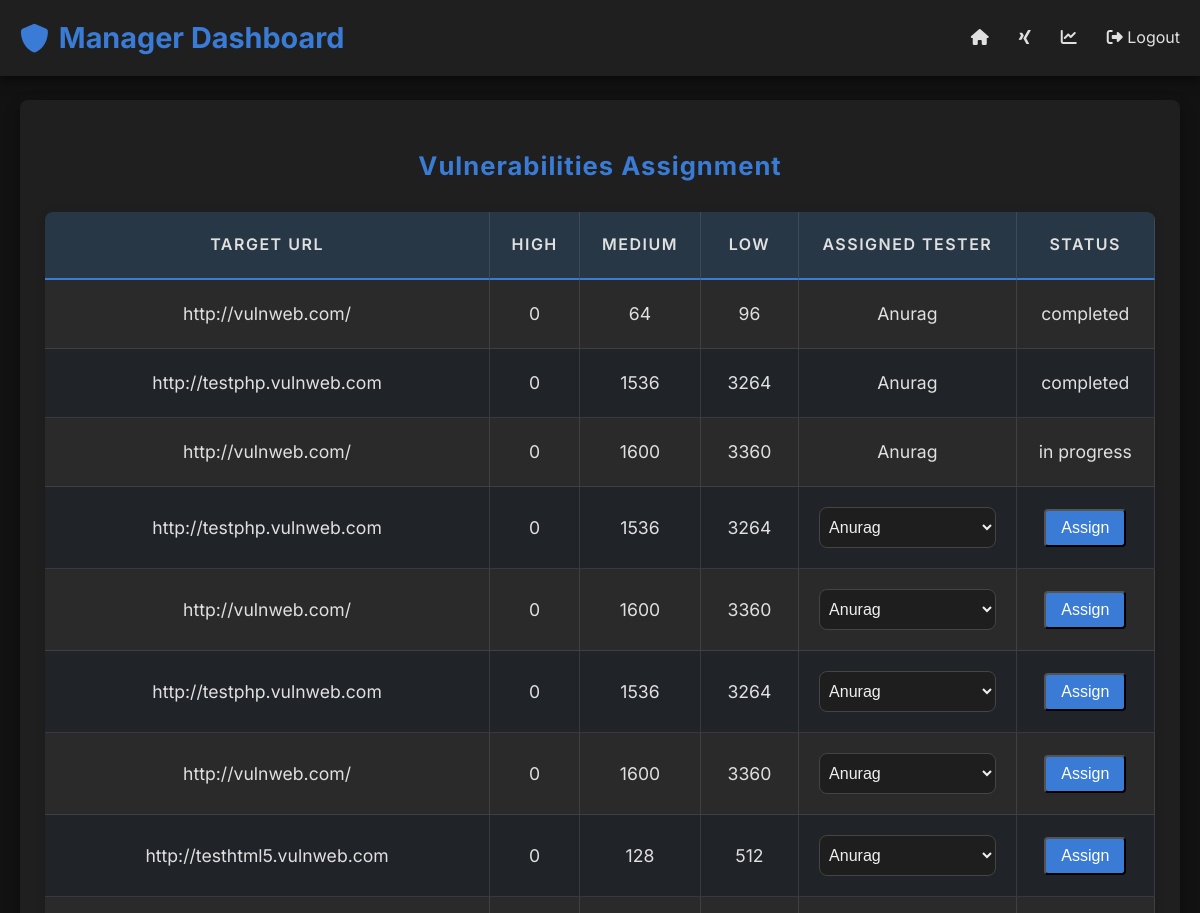
The page /user/1 (signed in, upper part) on the database as committed earlier.
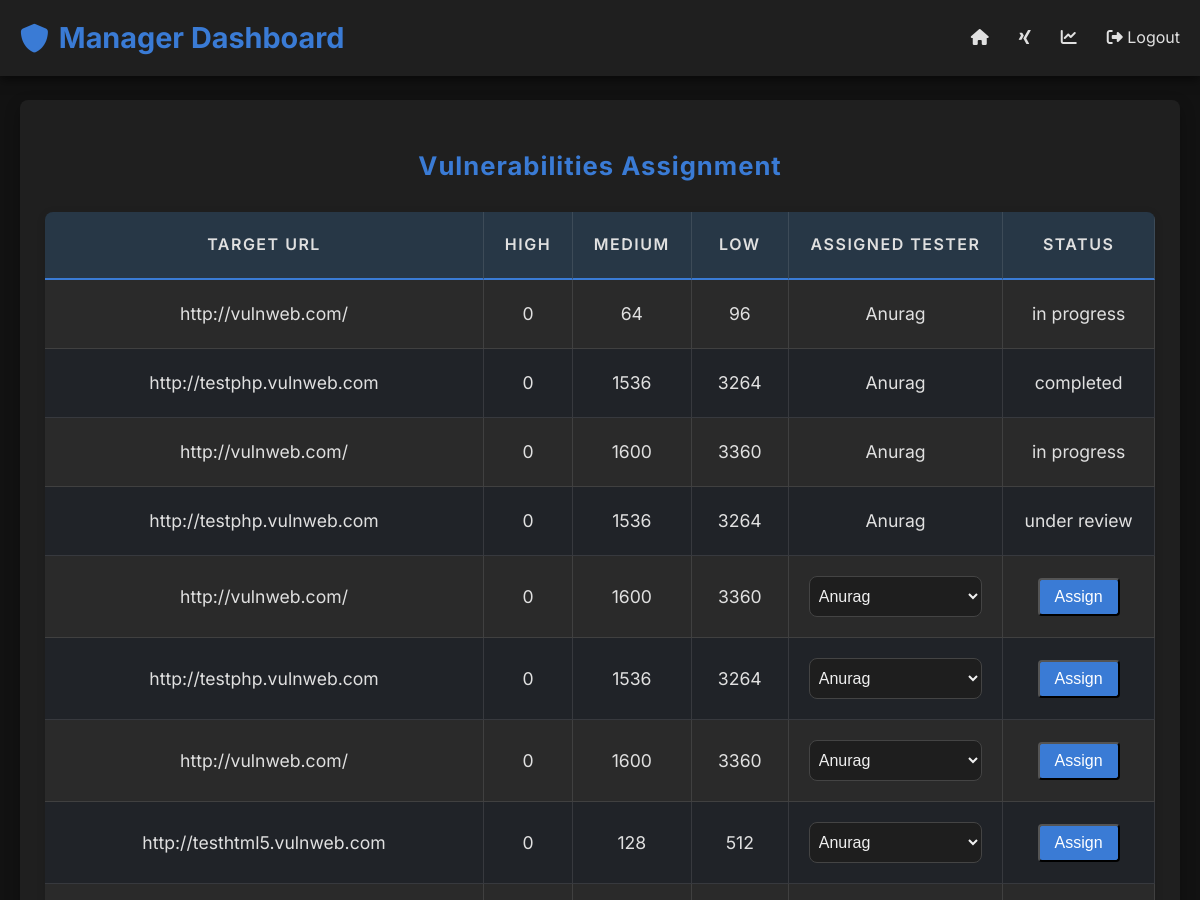
The same page on the database as committed later.
### app.py (models this page shows)
class ScannedURL(db.Model):
    id = db.Column(db.Integer, primary_key=True)
    target_url = db.Column(db.String(200), nullable=False)
    attack_type = db.Column(db.String(100), nullable=False)
    scan_duration = db.Column(db.Float, nullable=False)
    high_count = db.Column(db.Integer, default=0)
    medium_count = db.Column(db.Integer, default=0)
    low_count = db.Column(db.Integer, default=0)
    report_path = db.Column(db.String(300), nullable=True)
    user_id = db.Column(db.Integer, db.ForeignKey('user.id'), nullable=False)
    tester_assigned = db.Column(Enum('yes', 'no', name='tester_assigned'), default='no', nullable=False)

### app.py (the view)
@app.route('/user/<int:user_id>')
@login_required
def user_vulnerabilities(user_id):
    if current_user.role != 'admin':
        abort(403)  # Forbidden if the user is not an admin
    user = User.query.get_or_404(user_id)
    vulnerabilities = ScannedURL.query.filter_by(user_id=user.id).all()
    testers = User.query.filter_by(role='tester').all()
    vulnerabilities_with_tester = []
    for vulnerability in vulnerabilities:
        assigned_tester = Tester.query.filter_by(scanned_url_id=vulnerability.id).first()
        if assigned_tester:
            vulnerability.tester_assigned = 'yes'
            vulnerability.tester_status = assigned_tester.status  # Add status
            vulnerability.tester_name = assigned_tester.tester.name  # Add tester's name
        else:
            vulnerability.tester_assigned = 'no'
            vulnerability.tester_status = None
            vulnerability.tester_name = None
        vulnerabilities_with_tester.append(vulnerability)
    return render_template('user_vulnerabilities.html',
                           user=user,
                           vulnerabilities=vulnerabilities_with_tester,
                           testers=testers)

### app.py (called while the page is built)
@login_manager.user_loader
def load_user(user_id):
    return User.query.get(int(user_id))

### templates/user_vulnerabilities.html (shortened to what this page needs)
<!DOCTYPE html>
<html lang="en">
<head>
    <link href="https://cdnjs.cloudflare.com/ajax/libs/font-awesome/6.7.1/css/all.min.css" rel="stylesheet">
</head>
<body>
    <div class="navbar">
        <div class="logo">
            <i class="fa-solid fa-shield"></i>
            Manager Dashboard
        </div>
        <div class="navContent">
            <a href="/"><div><i class="fa-solid fa-house"></i></div></a>
            <a href="/home"><div><i class="fa-brands fa-xing"></i></div></a>
            <a href="/dashboard"><div><i class="fa-solid fa-chart-line"></i></div></a>
            {% if session['logged_in'] %}
            <a href="/logout"><div><i class="fa-solid fa-sign-out-alt"></i> Logout</div></a>
            {% else %}
            <a href="/login"><div><i class="fa-solid fa-sign-in-alt"></i> Login</div></a>
            {% endif %}
        </div>
    </div>
    <div class="content">
        <div class="table-container">
            <h2 class="table-title">Vulnerabilities Assignment</h2>
            <table>
                <thead>
                    <tr>
                        <th>Target URL</th>
                        <th>High</th>
                        <th>Medium</th>
                        <th>Low</th>
                        <th>Assigned Tester</th>
                        <th>Status</th>
                    </tr>
                </thead>
                <tbody>
                    {% for vulnerability in vulnerabilities %}
                    <tr>
                        <td>{{ vulnerability.target_url }}</td>
                        <td>{{ vulnerability.high_count }}</td>
                        <td>{{ vulnerability.medium_count }}</td>
                        <td>{{ vulnerability.low_count }}</td>
                        {% if vulnerability.tester_assigned == 'yes' %}
                            <td>{{ vulnerability.tester_name }}</td>
                            <td>{{ vulnerability.tester_status }}</td>
                        {% else %}
                            <form class="assign-form" method="POST" action="{{ url_for('assign_tester', scan_id=vulnerability.id) }}" onsubmit="return showToast(event)">
                                <td><select name="tester_id" class="styled-dropdown">
                                    {% for tester in testers %}
                                    <option value="{{ tester.id }}">{{ tester.name }}</option>
                                    {% endfor %}
                                </select></td>
                                <td><button class="action-link" type="submit">Assign</button></td>
                            </form>
                        {% endif %}
                    </tr>
                    {% endfor %}
                </tbody>
            </table>
        </div>
    </div>
</body>
</html>

Rows that differ between the two databases and show on the page:
computed for ScannedURL (number 1 of 8 on the later page): tester_status "completed" → "in progress"
changed ScannedURL (number 4 of 8 on the later page): tester_assigned "no" → "yes" (drawn); tester_name (not shown) → "Anurag"; tester_status (not shown) → "under review"; tester_id "Anurag" → (not shown)
